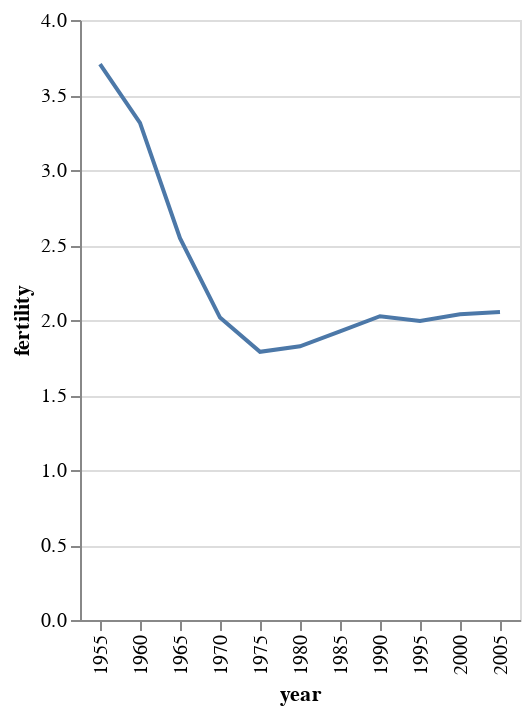

Notebook code for this chart:
### Markdown cell above
To use a line mark, we can set the `mark_line()` method.

### Code cell
alt.Chart(data_US).mark_line().encode(
    x = 'year:O',
    y = 'fertility:Q',
)

### Figure 1 — Vega-Lite specification as saved in the notebook (floating-point values rounded to 4 significant figures)
{"config": {"view": {"continuousWidth": 400, "continuousHeight": 300}}, "data": {"name": "data-5ec75749a8b91a020fd2730b61b83888"}, "mark": "line", "encoding": {"x": {"field": "year", "type": "ordinal"}, "y": {"field": "fertility", "type": "quantitative"}}, "$schema": "https://vega.github.io/schema/vega-lite/v4.17.0.json", "datasets": {"data-5ec75749a8b91a020fd2730b61b83888": [{"year": 1955, "country": "United States", "cluster": 3, "pop": 165931000, "life_expect": 69.49, "fertility": 3.706}, {"year": 1960, "country": "United States", "cluster": 3, "pop": 180671000, "life_expect": 70.21, "fertility": 3.314}, {"year": 1965, "country": "United States", "cluster": 3, "pop": 194303000, "life_expect": 70.76, "fertility": 2.545}, {"year": 1970, "country": "United States", "cluster": 3, "pop": 205052000, "life_expect": 71.34, "fertility": 2.016}, {"year": 1975, "country": "United States", "cluster": 3, "pop": 215973000, "life_expect": 73.38, "fertility": 1.788}, {"year": 1980, "country": "United States", "cluster": 3, "pop": 227726463, "life_expect": 74.65, "fertility": 1.825}, {"year": 1985, "country": "United States", "cluster": 3, "pop": 238466283, "life_expect": 75.02, "fertility": 1.924}, {"year": 1990, "country": "United States", "cluster": 3, "pop": 250131894, "life_expect": 76.09, "fertility": 2.025}, {"year": 1995, "country": "United States", "cluster": 3, "pop": 266557091, "life_expect": 76.81, "fertility": 1.994}, {"year": 2000, "country": "United States", "cluster": 3, "pop": 282338631, "life_expect": 77.31, "fertility": 2.038}, {"year": 2005, "country": "United States", "cluster": 3, "pop": 295734134, "life_expect": 78.24, "fertility": 2.054}]}}
